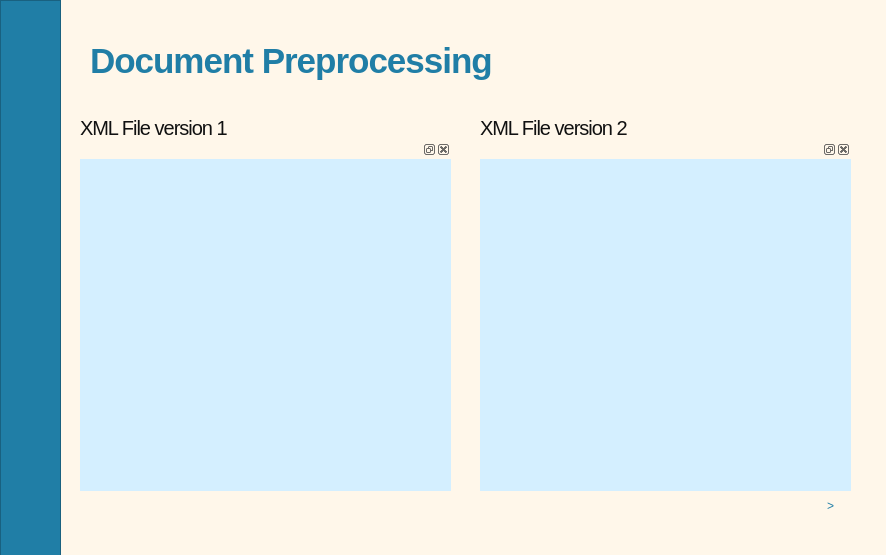
<?xml version="1.0" encoding="UTF-8"?>
<ui version="4.0">
 <class>Dialog</class>
 <widget class="QDialog" name="Dialog">
  <property name="geometry">
   <rect>
    <x>0</x>
    <y>0</y>
    <width>886</width>
    <height>555</height>
   </rect>
  </property>
  <property name="windowTitle">
   <string>Dialog</string>
  </property>
  <property name="styleSheet">
   <string notr="true">background-color: rgb(255, 247, 234)</string>
  </property>
  <widget class="QWidget" name="widget" native="true">
   <property name="geometry">
    <rect>
     <x>80</x>
     <y>140</y>
     <width>371</width>
     <height>351</height>
    </rect>
   </property>
   <property name="styleSheet">
    <string notr="true">border-color: rgb(58, 72, 117); 
</string>
   </property>
   <widget class="QDockWidget" name="wid1">
    <property name="geometry">
     <rect>
      <x>0</x>
      <y>0</y>
      <width>371</width>
      <height>351</height>
     </rect>
    </property>
    <property name="styleSheet">
     <string notr="true">background-color: rgb(212, 239, 255);</string>
    </property>
    <widget class="QWidget" name="dockWidgetContents"/>
   </widget>
  </widget>
  <widget class="QWidget" name="widget_2" native="true">
   <property name="geometry">
    <rect>
     <x>480</x>
     <y>140</y>
     <width>371</width>
     <height>351</height>
    </rect>
   </property>
   <property name="styleSheet">
    <string notr="true">border-color: rgb(58, 72, 117); 
</string>
   </property>
   <widget class="QDockWidget" name="wid2">
    <property name="geometry">
     <rect>
      <x>0</x>
      <y>0</y>
      <width>371</width>
      <height>351</height>
     </rect>
    </property>
    <property name="styleSheet">
     <string notr="true">background-color: rgb(212, 239, 255);</string>
    </property>
    <widget class="QWidget" name="dockWidgetContents_2"/>
   </widget>
  </widget>
  <widget class="QLabel" name="label">
   <property name="geometry">
    <rect>
     <x>90</x>
     <y>20</y>
     <width>471</width>
     <height>81</height>
    </rect>
   </property>
   <property name="font">
    <font>
     <family>Helvetica Neue</family>
     <pointsize>-1</pointsize>
     <weight>75</weight>
     <bold>true</bold>
    </font>
   </property>
   <property name="styleSheet">
    <string notr="true"> color: rgb(32, 126, 166);; font-family: 'Helvetica Neue', sans-serif; font-size: 35px; font-weight: bold; letter-spacing: -1px; line-height: 1; text-align: center; </string>
   </property>
   <property name="text">
    <string>Document Preprocessing</string>
   </property>
  </widget>
  <widget class="QFrame" name="frame">
   <property name="geometry">
    <rect>
     <x>0</x>
     <y>0</y>
     <width>61</width>
     <height>561</height>
    </rect>
   </property>
   <property name="styleSheet">
    <string notr="true">background-color: rgb(32, 126, 166);</string>
   </property>
   <property name="frameShape">
    <enum>QFrame::StyledPanel</enum>
   </property>
   <property name="frameShadow">
    <enum>QFrame::Raised</enum>
   </property>
  </widget>
  <widget class="QLabel" name="label_2">
   <property name="geometry">
    <rect>
     <x>80</x>
     <y>120</y>
     <width>161</width>
     <height>16</height>
    </rect>
   </property>
   <property name="styleSheet">
    <string notr="true"> color: #111; font-family: 'Helvetica', sans-serif; font-size: 20px;  letter-spacing: -1px; line-height: 1; text-align: center; </string>
   </property>
   <property name="text">
    <string>XML File version 1 </string>
   </property>
  </widget>
  <widget class="QLabel" name="label_3">
   <property name="geometry">
    <rect>
     <x>480</x>
     <y>120</y>
     <width>171</width>
     <height>16</height>
    </rect>
   </property>
   <property name="styleSheet">
    <string notr="true"> color: #111; font-family: 'Helvetica', sans-serif; font-size: 20px;  letter-spacing: -1px; line-height: 1; text-align: center; </string>
   </property>
   <property name="text">
    <string>XML File version 2</string>
   </property>
  </widget>
  <widget class="QPushButton" name="next">
   <property name="geometry">
    <rect>
     <x>790</x>
     <y>480</y>
     <width>81</width>
     <height>51</height>
    </rect>
   </property>
   <property name="focusPolicy">
    <enum>Qt::NoFocus</enum>
   </property>
   <property name="styleSheet">
    <string notr="true">border: none; background-color: transparent; outline: none;
font: 75 36pt &quot;MS Shell Dlg 2&quot;;
color: rgb(32, 126, 166);</string>
   </property>
   <property name="text">
    <string>&gt;</string>
   </property>
  </widget>
 </widget>
 <resources/>
 <connections/>
</ui>
